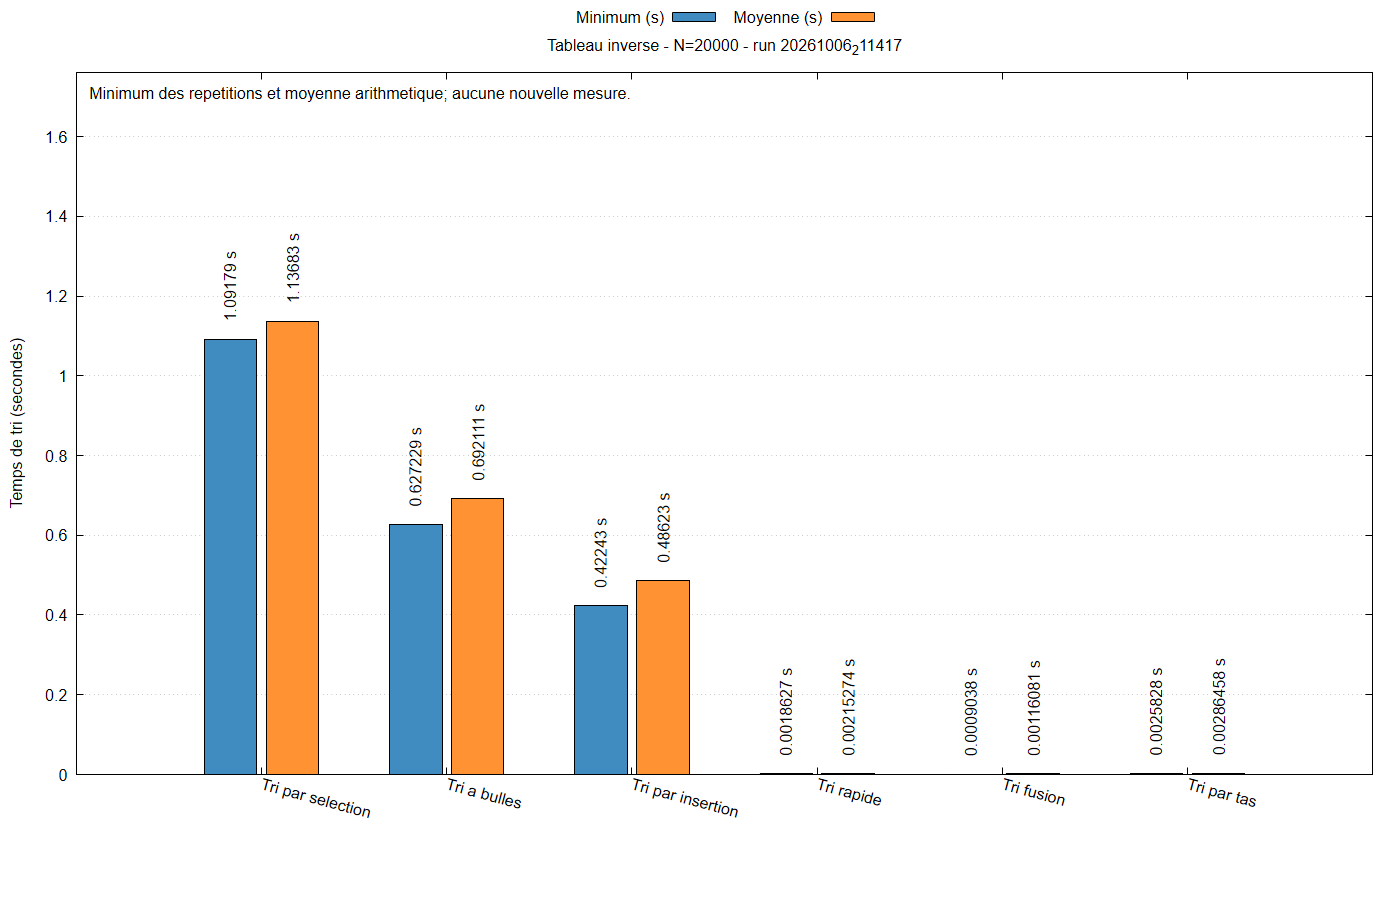

Source code (gnuplot):
set encoding utf8
set terminal pngcairo size 1400,900 font 'Arial,12'
set output 'graphiques/20261006_211417/histogrammes/decroissant_20000.png'
set datafile separator ';'
set datafile missing 'non_mesure'
set title 'Tableau inverse - N=20000 - run 20261006_211417'
set ylabel 'Temps de tri (secondes)'
set style data histograms
set style histogram clustered gap 1
set style fill solid 0.85 border -1
set boxwidth 0.85
set grid ytics
set key outside top center horizontal
set xtics rotate by -15
set bmargin 7
set yrange [0:1.76209241325]
set label 1 'Minimum des repetitions et moyenne arithmetique; aucune nouvelle mesure.' at graph 0.01,0.97 front
plot 'graphiques/20261006_211417/histogrammes/decroissant_20000.dat' every ::1 using 2:xticlabels(1) title 'Minimum (s)' lc rgb '#1f77b4', '' every ::1 using 3 title 'Moyenne (s)' lc rgb '#ff7f0e', '' every ::1 using ($0-0.17):2:(sprintf('%.6g s',column(2))) with labels rotate by 90 left offset 0,1 notitle, '' every ::1 using ($0+0.17):3:(sprintf('%.6g s',column(3))) with labels rotate by 90 left offset 0,1 notitle
unset output
